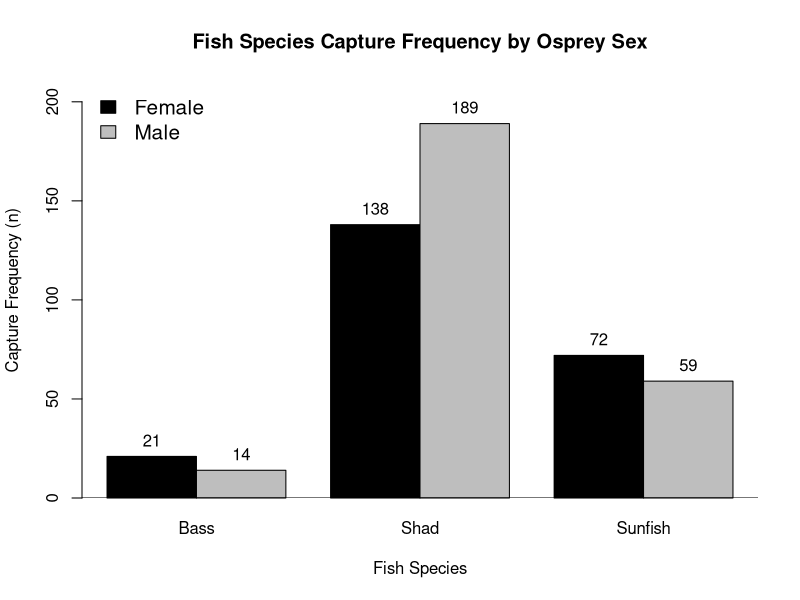

The R source for this figure:
## ---- chunk 1
knitr::opts_knit$set(root.dir = "~/words/github/useRfiles/rmd-files")
knitr::opts_chunk$set(warning=FALSE)
## ---- chunk 2
# import data and examine dataframe characteristics
  f1 <- read.csv("data/ospreypreybysex.csv", header = T)
  f2 <- xtabs(count ~ ospreysex + fishspp, data = f1)  # cross-tab the data
  f2
## ---- chunk 3
# embed a barplot; assumes object f1 & f2 from above
  freq.r <- range(0, signif(max(f1$count), 1) + 10)  # use raw data for ylim= range
  bplot1 <- barplot(f2, ylim = freq.r, xlab = "Fish Species", 
    ylab = "Capture Frequency (n)", space = c(0, 0.5), col = c("black", "grey"), beside = T)
  abline(h = 0)  # add line to bottom of plot

# add legend
  legend("topleft", c("Female", "Male"), fill = c("black", "grey"), bty = "n", cex = 1.25)
  title(main = "Fish Species Capture Frequency by Osprey Sex")
  text(x = bplot1, y = c(f2[1:6]), labels = c(f2[1:6]), pos = 3)  # adds f2 counts above
